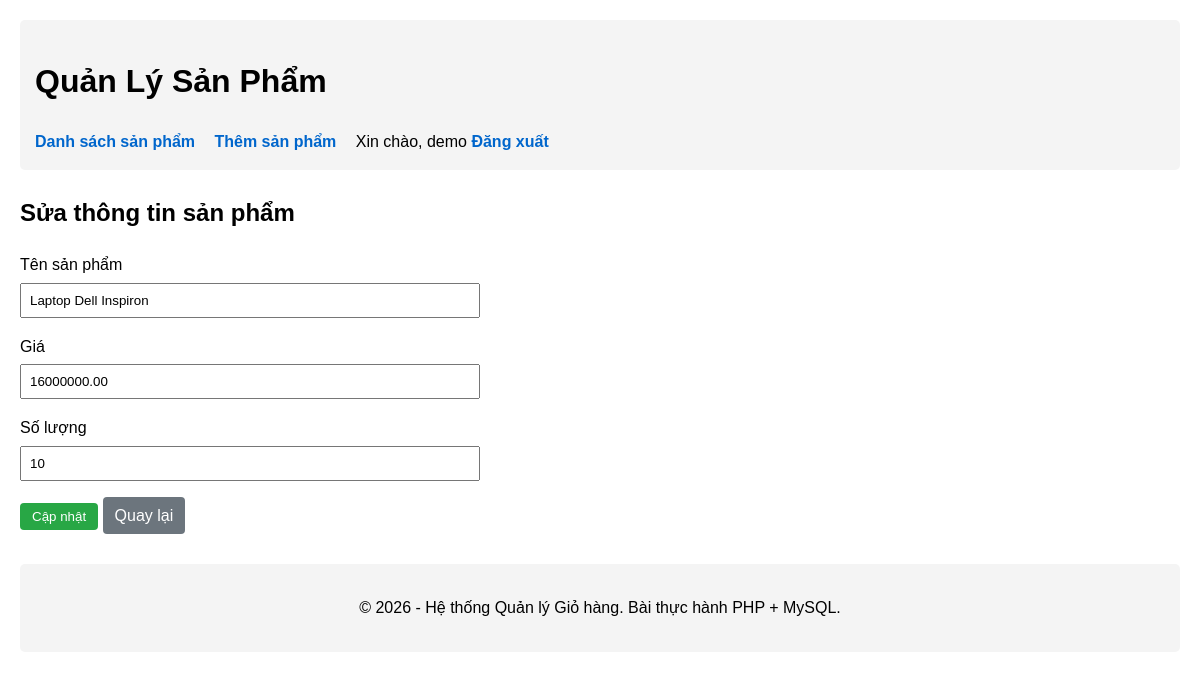
The page /product_edit.php?id=1 (signed in) on the database its author committed.
### tables this page shows
CREATE TABLE `products` (
    `id` int(11) NOT NULL,
    `name` varchar(100) NOT NULL,
    `price` decimal(10, 2) NOT NULL,
    `quantity` int(11) NOT NULL
);

### model/product.php (called while the page is built, shortened)
<?php
require_once __DIR__ . '/../common/dbConnect.php';
function getProductById($id) {
    global $conn;
    $stmt = $conn->prepare("SELECT * FROM products WHERE id = ?");
    $stmt->execute([$id]);
    return $stmt->fetch(PDO::FETCH_ASSOC);
}
?>

### product_edit.php (the view, shortened to what this page needs)
<?php
require_once 'common/dbConnect.php';
require_once 'model/product.php';
include 'view/header.php';
$rawId = $_GET['id'] ?? null;
$id = is_scalar($rawId)
    ? filter_var($rawId, FILTER_VALIDATE_INT, ['options' => ['min_range' => 1]])
    : false;
$product = getProductById($id);
$showConfirmation = false;
$name = $product['name'];
$price = $product['price'];
$quantity = $product['quantity'];
?>
<div class="container mt-4">
    <h2>Sửa thông tin sản phẩm</h2>
    <?php if ($showConfirmation): ?>
        <div class="alert alert-warning">
            <h4 class="alert-heading">Xác nhận thay đổi thông tin!</h4>
            <p>Vui lòng kiểm tra lại thông tin sản phẩm sau khi cập nhật trước khi lưu chính thức:</p>
            <ul class="mb-3">
                <li><strong>Tên sản phẩm mới:</strong> <?= htmlspecialchars($name, ENT_QUOTES | ENT_SUBSTITUTE, 'UTF-8') ?></li>
                <li><strong>Giá mới:</strong> <?= number_format($price, 2) ?></li>
                <li><strong>Số lượng mới:</strong> <?= htmlspecialchars($quantity, ENT_QUOTES | ENT_SUBSTITUTE, 'UTF-8') ?></li>
            </ul>
            <hr>
            <form method="POST">
                <input type="hidden" name="name" value="<?= htmlspecialchars($name, ENT_QUOTES | ENT_SUBSTITUTE, 'UTF-8') ?>">
                <input type="hidden" name="price" value="<?= htmlspecialchars($price, ENT_QUOTES | ENT_SUBSTITUTE, 'UTF-8') ?>">
                <input type="hidden" name="quantity" value="<?= htmlspecialchars($quantity, ENT_QUOTES | ENT_SUBSTITUTE, 'UTF-8') ?>">
                <button type="submit" name="confirm_update" value="1" class="btn btn-success">Xác nhận cập nhật</button>
                <a href="product_edit.php?id=<?= htmlspecialchars((string) $id, ENT_QUOTES, 'UTF-8') ?>" class="btn btn-secondary">Quay lại chỉnh sửa</a>
            </form>
        </div>
    <?php else: ?>
        <form method="POST">
            <div class="mb-3">
                <label>Tên sản phẩm</label>
                <input type="text" name="name" class="form-control" value="<?= htmlspecialchars($name, ENT_QUOTES | ENT_SUBSTITUTE, 'UTF-8') ?>" required>
            </div>
            <div class="mb-3">
                <label>Giá</label>
                <input type="number" step="0.01" name="price" class="form-control" value="<?= htmlspecialchars((string) $price, ENT_QUOTES | ENT_SUBSTITUTE, 'UTF-8') ?>" required>
            </div>
            <div class="mb-3">
                <label>Số lượng</label>
                <input type="number" min="0" step="1" name="quantity" class="form-control" value="<?= htmlspecialchars((string) $quantity, ENT_QUOTES | ENT_SUBSTITUTE, 'UTF-8') ?>" required>
            </div>
            <button type="submit" class="btn btn-primary">Cập nhật</button>
            <a href="product_list.php" class="btn btn-secondary">Quay lại</a>
        </form>
    <?php endif; ?>
</div>
<?php include 'view/footer.php'; ?>

### view/header.php (style rules this page uses)
body { font-family: Arial, sans-serif; margin: 20px; line-height: 1.6; }
.btn { display: inline-block; padding: 6px 12px; text-decoration: none; border-radius: 4px; border: none; cursor: pointer; }
.btn-primary { background-color: #28a745; color: white; }
.btn-secondary { background-color: #6c757d; color: white; }
.form-control { display: block; width: 100%; max-width: 460px; padding: 8px; margin-top: 5px; box-sizing: border-box; }
.mb-3 { margin-bottom: 15px; }
.mt-4 { margin-top: 24px; }
.mb-3 { margin-bottom: 16px; }

### rows shown on the page
products: name "Laptop Dell Inspiron", price "16000000.00", quantity "10"

### other values the page prints
$_SESSION['username'] "demo"
